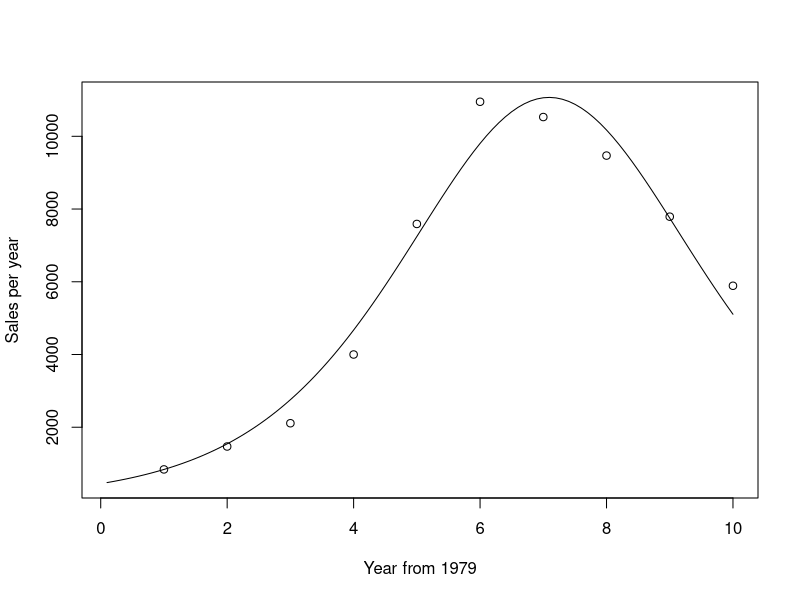
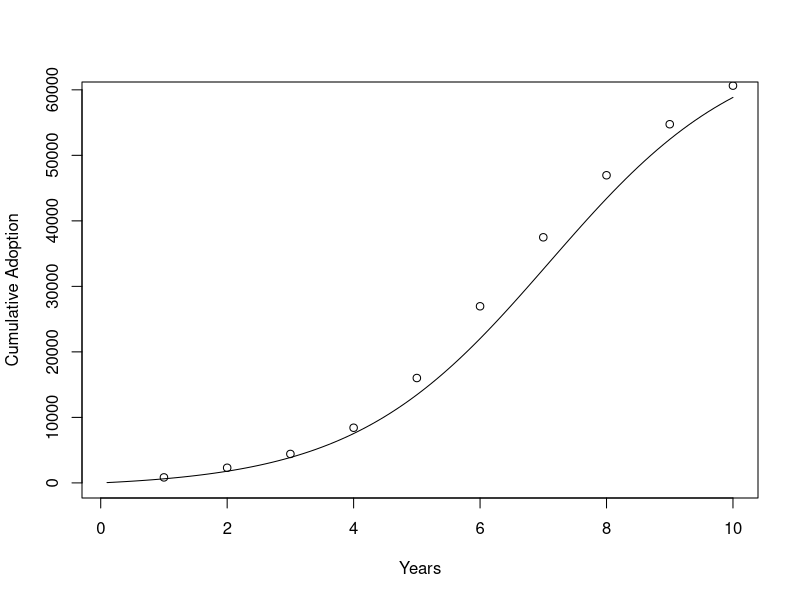
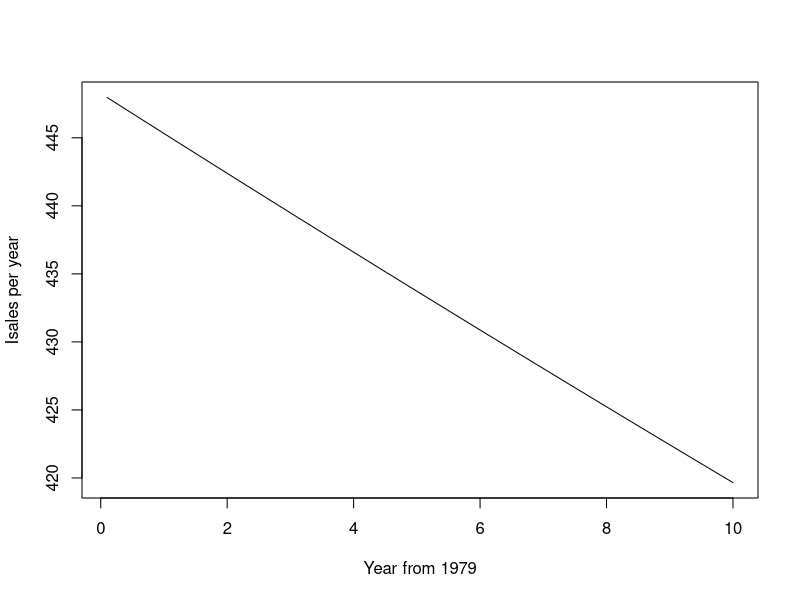
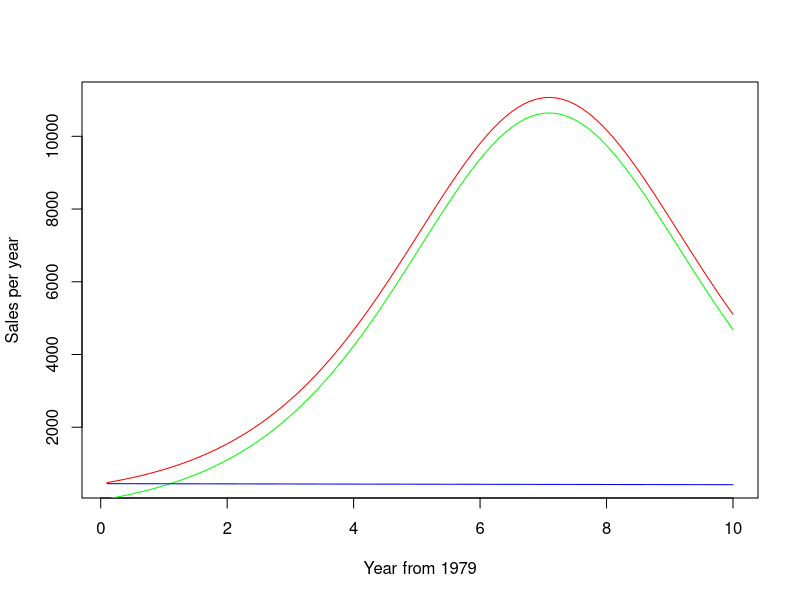
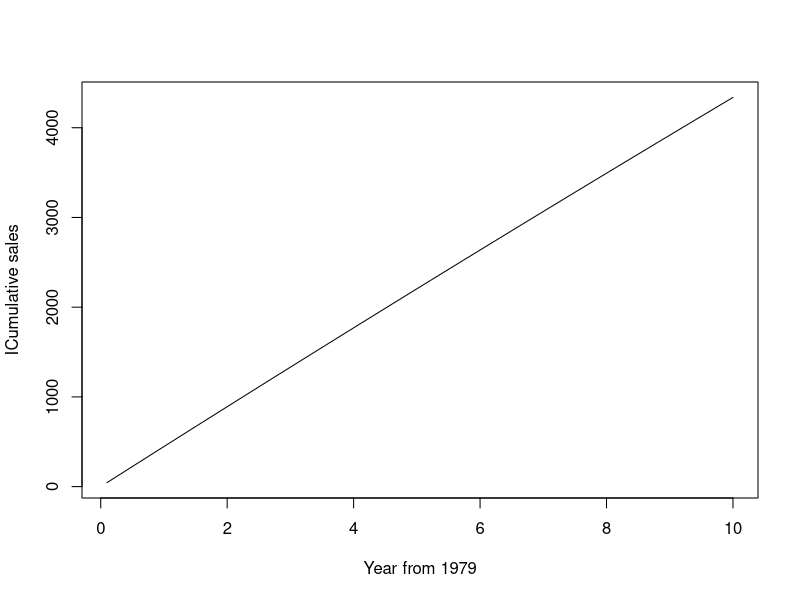
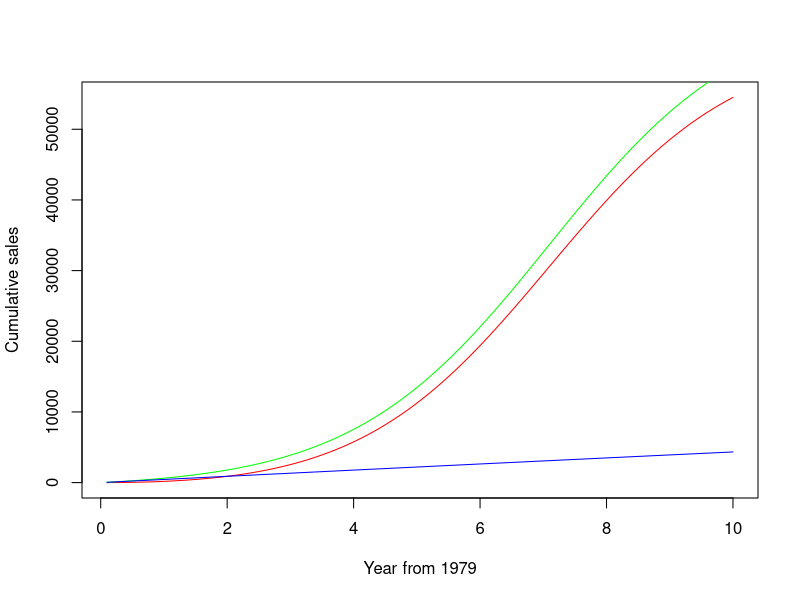

The R script that drew these images, in order:
# BASS Diffusion Model
# code from http://weblab.com.cityu.edu.hk/blog/chengjun/slides-of-bass-diffusion-model/
# three parameters:
# the total number of people who eventually buy the product, m;
# the coefficient of innovation, p;
# and the coefficient of imitation, q

# example

#time variables
#known times
T79 <- 1:10
#project 10 years time
Tdelt <- (1:100) / 10

#sequence of adoption
Sales <- c(840,1470,2110,4000, 7590, 10950, 10530, 9470, 7790, 5890)
Cusales <- cumsum(Sales)

#Non-linear least squares. For when you know the form of a model. 
Bass.nls <- nls(Sales ~ M * ( ((P+Q)^2 / P) * exp(-(P+Q) * T79) ) /(1+(Q/P)*exp(-(P+Q)*T79))^2,
                start = list(M=60630, P=0.03, Q=0.38))

summary(Bass.nls)

#get coefficient
Bcoef <- coef(Bass.nls)

m <- Bcoef[1]
p <- Bcoef[2]
q <- Bcoef[3]

# setting the starting value for M to the recorded total sales.
ngete <- exp(-(p+q) * Tdelt)

# plot probability density function
Bpdf <- m * ( (p+q)^2 / p ) * ngete / (1 + (q/p) * ngete)^2
plot(Tdelt, Bpdf, xlab = "Year from 1979",ylab = "Sales per year", type='l')

#actual sales
points(T79, Sales)

# continuous density function
Bcdf <- m * (1 - ngete)/(1 + (q/p)*ngete)
plot(Tdelt, Bcdf, xlab = "Years", ylab = "Cumulative Adoption", type='l')
points(T79, Cusales)

#when q=0, only Innovator without immitators.
Ipdf<- m * ( (p+0)^2 / p ) * exp(-(p+0) * Tdelt) / (1 + (0/p) * exp(-(p+0) * Tdelt))^2
plot(Tdelt, Ipdf, xlab = "Year from 1979",ylab = "Isales per year", type='l')
Impdf<-Bpdf-Ipdf
plot(Tdelt, Bpdf, xlab = "Year from 1979",ylab = "Sales per year", type='l', col="red")
lines(Tdelt,Impdf,col="green")
lines(Tdelt,Ipdf,col="blue")

# when q=0, only Innovator without immitators.
Icdf<-m * (1 - exp(-(p+0) * Tdelt))/(1 + (0/p)*exp(-(p+0) * Tdelt))
plot(Tdelt, Icdf, xlab = "Year from 1979",ylab = "ICumulative sales", type='l')
Imcdf<-m * (1 - ngete)/(1 + (q/p)*ngete)-Icdf
plot(Tdelt, Imcdf, xlab = "Year from 1979",ylab = "Cumulative sales", type='l', col="red")
lines(Tdelt,Bcdf,col="green")
lines(Tdelt,Icdf,col="blue")
